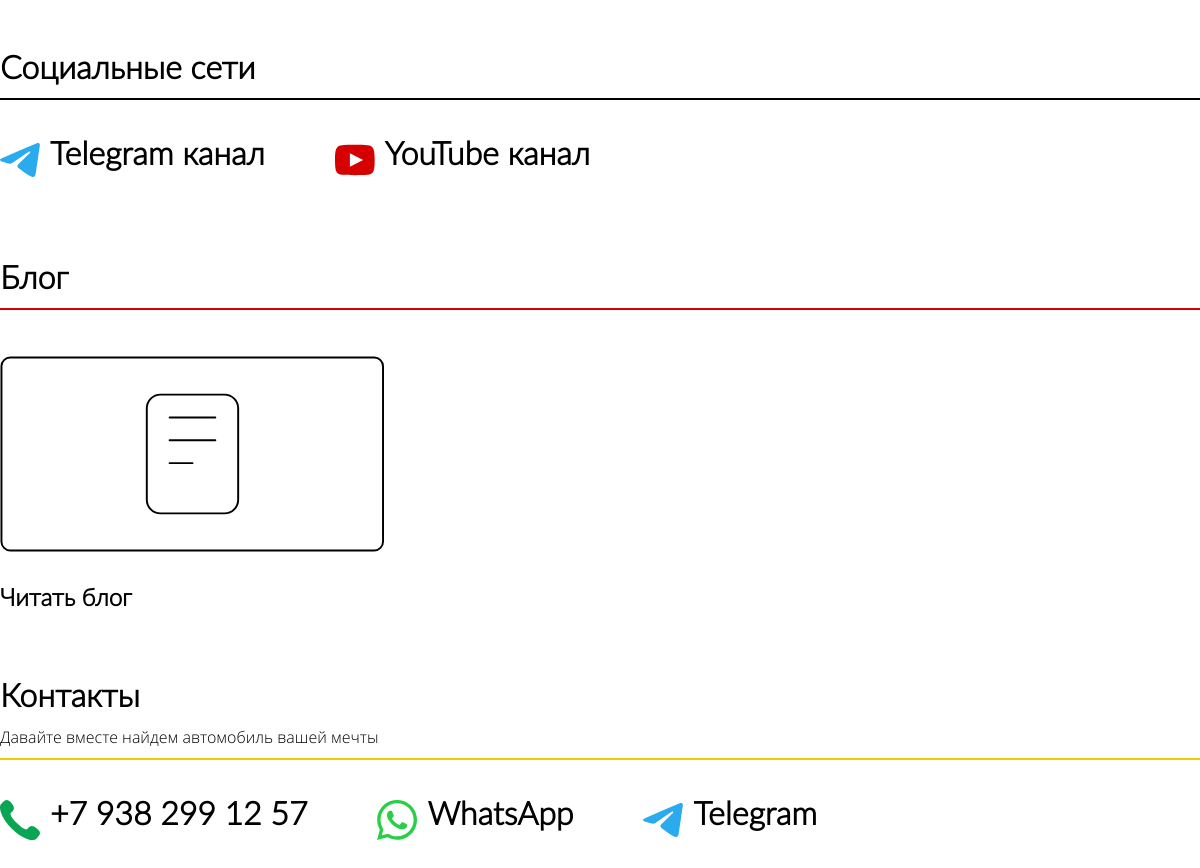
The app's page / (lower part), older data.
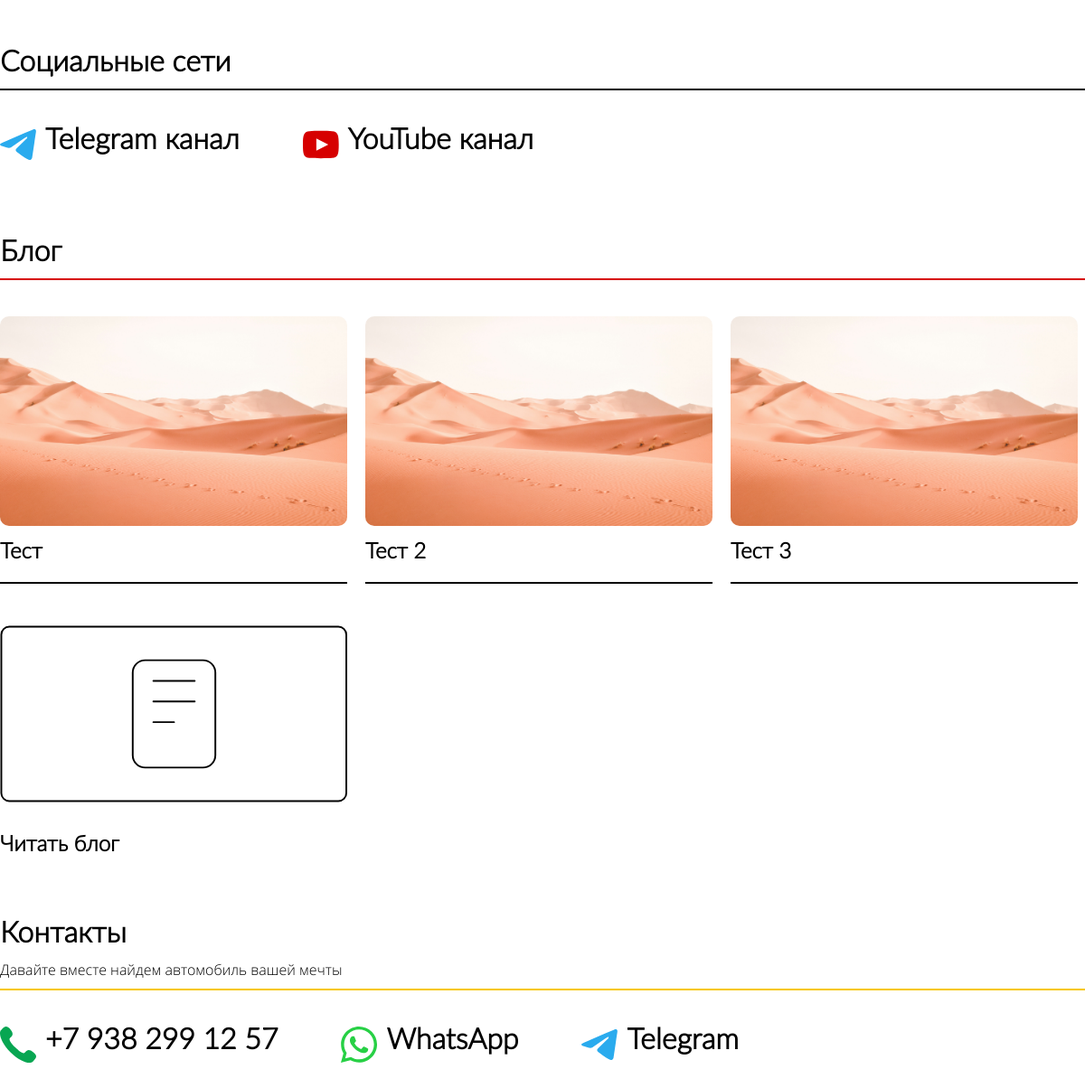
The same page, newer data.
### cars/models.py (models this page shows, shortened)
class Article(AbstractBaseModel):
    image = models.ImageField()
    title = models.CharField(max_length=255)
    text = MarkdownField(rendered_field="text_rendered", validator=VALIDATOR_STANDARD)
    text_rendered = RenderedMarkdownField()
    slug = models.SlugField(max_length=255, unique=True, db_index=True)
    @property
    def absolute_url(self):
        return reverse("blog-detail", kwargs={"slug": self.slug})
    class Meta:
        verbose_name = "Статья"
        verbose_name_plural = "Статьи"

### cars/views.py (the view)
# urls.py: path("", index_view, name="index"),
def index_view(request):
    if request.POST:
        fullname = request.POST.get("fullname")
        phone = request.POST.get("phone")
        return HttpResponse("Success")  # Add this line
    else:
        images = MainCarouselImage.objects.order_by("position")[:8]
        cars = Car.objects.all()[:5]
        articles = Article.objects.all()[:5]
        print(cars)
        return render(
            request,
            "cars/index.html",
            {"images": images, "cars": cars, "articles": articles},
        )

### cars/models.py (called while the page is built)
    @property
    def absolute_url(self):
        return reverse("product", kwargs={"slug": self.slug})

    @property
    def price_in_rub(self) -> int:
        return self.price * 80

    def __str__(self):
        return str(self.title)

### templates/cars/index.html (shortened to what this page needs)
{% extends "base.html" %}
{% load static %}
{% block content %}
    <div class="content">
    </div>
    <div class="content">
        <h1 class="black">Социальные сети</h1>
        <div class="container-socials">
            <div class="block-social">
                <img src="{% static 'img/telegram.svg' %}" alt="">
                <a href="https://t.me/deutchemotors"><h1>Telegram канал</h1></a>
            </div>
            <div class="block-social">
                <img src="{% static 'img/Youtube.svg' %}" alt="">
                <a href=""><h1>YouTube канал</h1></a>
            </div>
        </div>
    </div>
    <div class="content">
        <h1 class="red">Блог</h1>
        <div class="container-img news">
            {% for article in articles %}
                <div class="image-block black news article">
                    <a href="{{ article.absolute_url }}">
                        <img src="{{ article.image.url }}">
                        <h2>{{ article.title }}</h2>
                    </a>
                </div>
            {% endfor %}
            <div class="image-block news article read">
                <a href="/blog">
                    <img src="{% static 'img/read.svg' %}">
                    <h2>Читать блог</h2>
                </a>
            </div>
        </div>
    </div>
{% endblock content %}

Row changes from the older to the newer data that the page shows:
added Article: image (picture), title "Тест"
added Article: image (picture), title "Тест 2"
added Article: image (picture), title "Тест 3"
